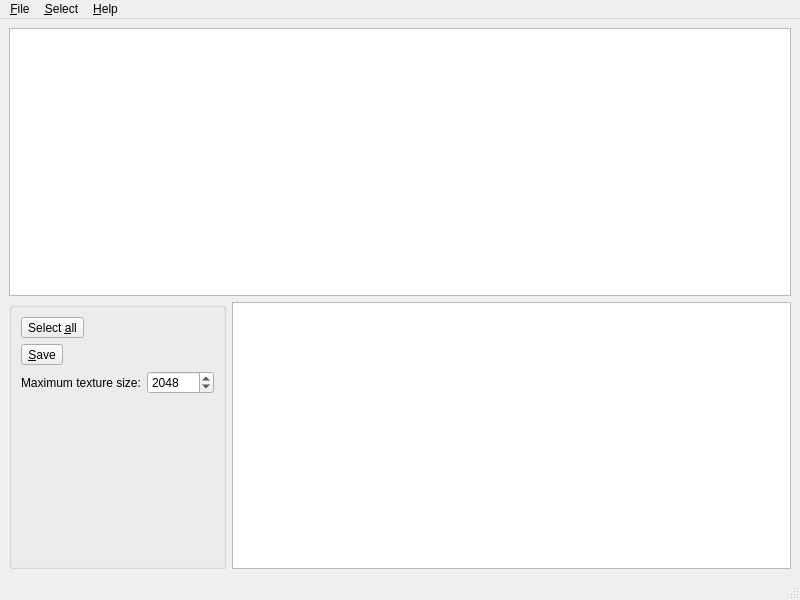
<?xml version="1.0" encoding="UTF-8"?>
<ui version="4.0">
 <class>MainWindow</class>
 <widget class="QMainWindow" name="MainWindow">
  <property name="enabled">
   <bool>true</bool>
  </property>
  <property name="geometry">
   <rect>
    <x>0</x>
    <y>0</y>
    <width>800</width>
    <height>600</height>
   </rect>
  </property>
  <property name="windowTitle">
   <string>Qt Distance Field Generator</string>
  </property>
  <widget class="QWidget" name="centralwidget">
   <layout class="QGridLayout" name="gridLayout">
    <item row="0" column="0" colspan="2">
     <widget class="QListView" name="lvGlyphs">
      <property name="selectionMode">
       <enum>QAbstractItemView::MultiSelection</enum>
      </property>
      <property name="flow">
       <enum>QListView::LeftToRight</enum>
      </property>
      <property name="isWrapping" stdset="0">
       <bool>true</bool>
      </property>
      <property name="gridSize">
       <size>
        <width>64</width>
        <height>64</height>
       </size>
      </property>
      <property name="viewMode">
       <enum>QListView::ListMode</enum>
      </property>
      <property name="uniformItemSizes">
       <bool>true</bool>
      </property>
     </widget>
    </item>
    <item row="1" column="1">
     <widget class="QListWidget" name="lwUnicodeRanges">
      <property name="selectionMode">
       <enum>QAbstractItemView::MultiSelection</enum>
      </property>
     </widget>
    </item>
    <item row="1" column="0">
     <widget class="QGroupBox" name="groupBox">
      <property name="title">
       <string/>
      </property>
      <layout class="QVBoxLayout" name="verticalLayout">
       <item>
        <widget class="QToolButton" name="tbSelectAll">
         <property name="text">
          <string>Select &amp;all</string>
         </property>
        </widget>
       </item>
       <item>
        <widget class="QToolButton" name="tbSave">
         <property name="text">
          <string>&amp;Save</string>
         </property>
        </widget>
       </item>
       <item>
        <layout class="QHBoxLayout" name="horizontalLayout">
         <item>
          <widget class="QLabel" name="label">
           <property name="text">
            <string>Maximum texture size:</string>
           </property>
          </widget>
         </item>
         <item>
          <widget class="QSpinBox" name="sbMaximumTextureSize">
           <property name="minimum">
            <number>64</number>
           </property>
           <property name="maximum">
            <number>2147483647</number>
           </property>
           <property name="singleStep">
            <number>64</number>
           </property>
           <property name="value">
            <number>2048</number>
           </property>
          </widget>
         </item>
        </layout>
       </item>
       <item>
        <spacer name="verticalSpacer">
         <property name="orientation">
          <enum>Qt::Vertical</enum>
         </property>
         <property name="sizeHint" stdset="0">
          <size>
           <width>20</width>
           <height>40</height>
          </size>
         </property>
        </spacer>
       </item>
      </layout>
     </widget>
    </item>
   </layout>
  </widget>
  <widget class="QMenuBar" name="menubar">
   <property name="geometry">
    <rect>
     <x>0</x>
     <y>0</y>
     <width>800</width>
     <height>23</height>
    </rect>
   </property>
   <widget class="QMenu" name="menu_File">
    <property name="title">
     <string>&amp;File</string>
    </property>
    <addaction name="action_Open"/>
    <addaction name="action_Save"/>
    <addaction name="action_Save_as"/>
    <addaction name="separator"/>
    <addaction name="actionE_xit"/>
   </widget>
   <widget class="QMenu" name="menu_Select">
    <property name="title">
     <string>&amp;Select</string>
    </property>
    <addaction name="actionSelect_all"/>
    <addaction name="actionSelect_string"/>
   </widget>
   <widget class="QMenu" name="menu_Help">
    <property name="title">
     <string>&amp;Help</string>
    </property>
    <addaction name="actionAbout_App"/>
    <addaction name="actionAbout_Qt"/>
   </widget>
   <addaction name="menu_File"/>
   <addaction name="menu_Select"/>
   <addaction name="menu_Help"/>
  </widget>
  <widget class="QStatusBar" name="statusbar"/>
  <action name="action_Open">
   <property name="text">
    <string>&amp;Open Font...</string>
   </property>
   <property name="shortcut">
    <string>Ctrl+O</string>
   </property>
  </action>
  <action name="action_Save_as">
   <property name="text">
    <string>Save &amp;As...</string>
   </property>
  </action>
  <action name="action_Save">
   <property name="text">
    <string>&amp;Save</string>
   </property>
   <property name="shortcut">
    <string>Ctrl+S</string>
   </property>
  </action>
  <action name="actionE_xit">
   <property name="text">
    <string>E&amp;xit</string>
   </property>
   <property name="shortcut">
    <string>Ctrl+Q</string>
   </property>
  </action>
  <action name="actionSelect_all">
   <property name="text">
    <string>Select &amp;All</string>
   </property>
   <property name="shortcut">
    <string>Ctrl+A</string>
   </property>
  </action>
  <action name="actionSelect_string">
   <property name="text">
    <string>Select &amp;String</string>
   </property>
  </action>
  <action name="actionAbout_App">
   <property name="text">
    <string>About Qt Distance Field Generator</string>
   </property>
  </action>
  <action name="actionAbout_Qt">
   <property name="text">
    <string>About Qt</string>
   </property>
  </action>
 </widget>
 <resources/>
 <connections/>
</ui>
